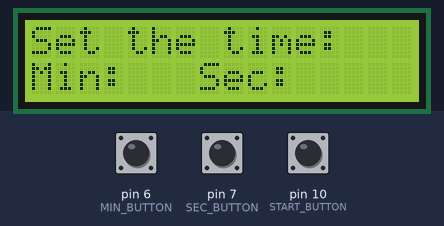
Simulated run of this sketch. Board: Arduino Uno, built with avr-gcc and run on an emulated ATmega328P. Parts: 16×2 character LCD. The inputs (shaded band) are chosen by the test bench; at power-on: pin 6 (MIN_BUTTON) HIGH, pin 7 (SEC_BUTTON) HIGH, pin 10 (START_BUTTON) HIGH.

Above: at 1.2 s.
1.3 s: pin 6 (MIN_BUTTON) pulled LOW for 0.15 s
At 2.5 s:
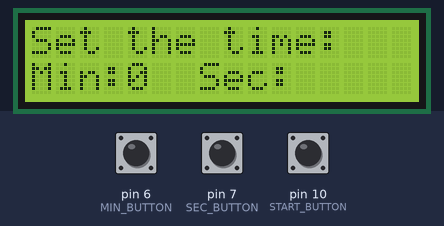
2.9 s: pin 7 (SEC_BUTTON) pulled LOW for 0.15 s
At 3.8 s:
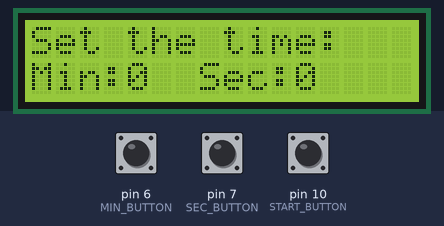
4.5 s: pin 10 (START_BUTTON) pulled LOW for 0.15 s
At 4.9 s:
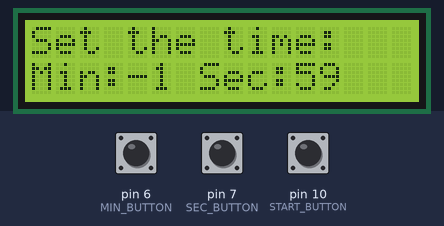
6.1 s: pin 7 (SEC_BUTTON) pulled LOW for 1 s
At 7.4 s:
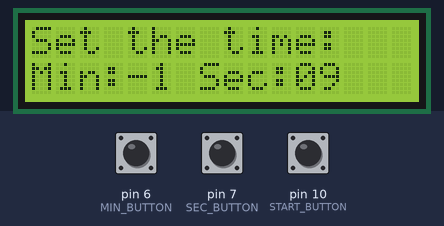
Timing chart, 0 to 9.1 s (numbered marks = the images above; inputs shaded):
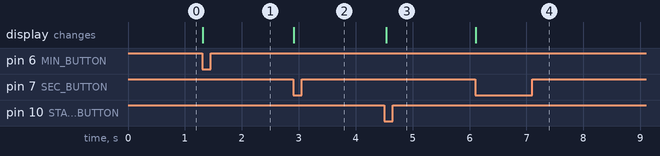

The sketch:

timer.ino
```cpp
#include <LiquidCrystal.h>
const int  MIN_BUTTON = 6;
const int  SEC_BUTTON = 7;
const int START_BUTTON = 10;
bool WAS_START_BUTTON = true;
bool WAS_MIN_BUTTON = true;
bool WAS_SEC_BUTTON = true;
int mood = 2;
int minutes = 0;
int seconds = 0;
const int buzz = 13;

LiquidCrystal lcd(11,12,5,4,3,2);
void setup() {
  // put your setup code here, to run once:

  lcd.begin(16,2);
  lcd.setCursor(0,0);
  lcd.print("Set the time:");
  lcd.setCursor(0, 1);
  lcd.print("Min:");
  lcd.setCursor(7, 1);
  lcd.print("Sec:");
}

void loop(){
  bool IS_MIN_BUTTON = digitalRead(MIN_BUTTON);
  if (WAS_MIN_BUTTON && !IS_MIN_BUTTON){
    delay(10);
    IS_MIN_BUTTON = digitalRead(MIN_BUTTON);
    if (!IS_MIN_BUTTON){
      lcd.setCursor(4,1);
      lcd.print(minutes);
      minutes++;
      if (minutes > 59){
        minutes = 0;
        lcd.setCursor(4,1);
        lcd.print(seconds);
      }
    }
  }
  WAS_MIN_BUTTON = IS_MIN_BUTTON;
  bool IS_SEC_BUTTON = digitalRead(SEC_BUTTON);
  if (WAS_SEC_BUTTON && !IS_SEC_BUTTON){
    delay(10);
    IS_SEC_BUTTON = digitalRead(SEC_BUTTON);
    if (!IS_SEC_BUTTON){
      lcd.setCursor(11,1);
      lcd.print(seconds);
      seconds++;
      if (seconds > 59){
        seconds = 0;
        lcd.setCursor(11,1);
        lcd.print(seconds);
      }
    }
  }
  WAS_SEC_BUTTON = IS_SEC_BUTTON;
  bool IS_START_BUTT = digitalRead(START_BUTTON);
  if (WAS_START_BUTTON && !IS_START_BUTT){
    delay(10);
    IS_START_BUTT = digitalRead(START_BUTTON);
    if (!IS_START_BUTT){
      if (mood == 2){
        mood = 1;
        starting();
      }
      else if (mood == 1){
        mood = 2;
        stoping();
      }
    }
  }
}
void starting(){
  while (minutes > -1 && seconds > -1){
    lcd.setCursor(11,1);
    lcd.print(seconds);
    seconds--;
    if (seconds < 1){
      seconds = 59;
      lcd.setCursor(11,1);
      lcd.print(seconds);
      minutes--;
      lcd.setCursor(4,1);
      lcd.print(minutes);
    }
  }
}
void stoping(){

}
```

Measured:
- after the input at 1.3 s, the display: changes at once (image 1)
- after the input at 2.9 s, the display: changes at once (image 2)
- after the input at 4.5 s, the display: changes at once (image 3)
- after the input at 6.1 s, the display: changes at once (image 4)
